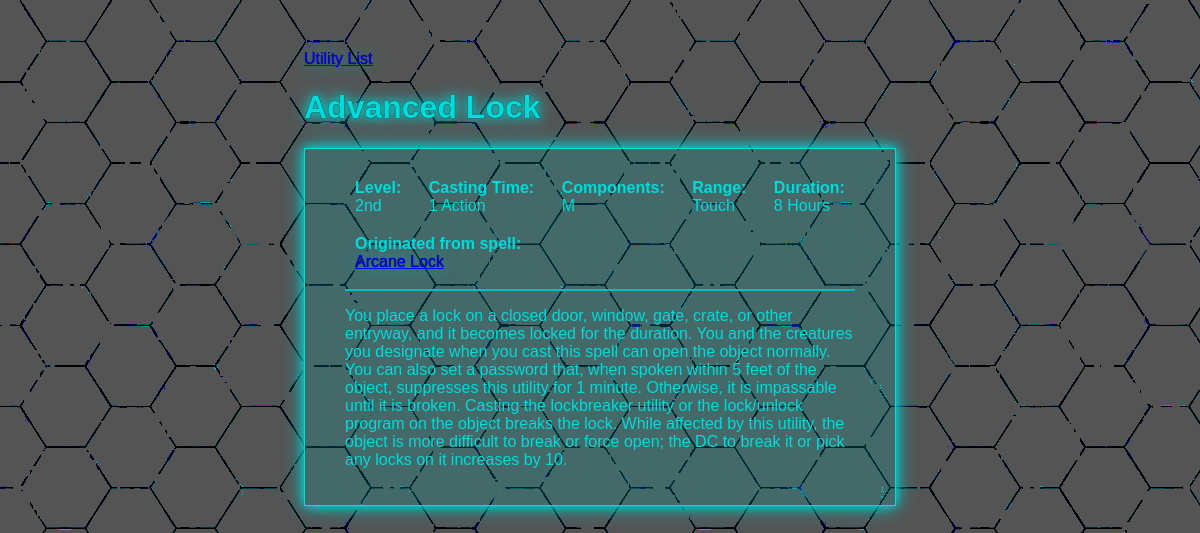
The page /utilities/2/ on the database its author committed.
### utilities/models.py (models this page shows, shortened)
class Utility(models.Model):
    name = models.CharField(max_length=50, unique=True)
    description = RichTextField(blank=True)
    at_higher_levels = RichTextField(blank=True)
    ritual = models.BooleanField(default=False)
    utility_level = models.ForeignKey(
        UtilityLevel, models.SET_DEFAULT, default=0)
    casting_time_unit = models.ForeignKey(
        UtilityCastingTimeUnit, models.SET_DEFAULT, default=1)
    casting_time_quantity = models.IntegerField(null=True, default=1)
    reaction_casting_description = models.TextField(blank=True)
    components = models.ManyToManyField(UtilityComponent, blank=True)
    material_components = models.TextField(blank=True)
    range_type = models.ForeignKey(RangeType, models.SET_NULL, null=True)
    range_distance = models.IntegerField(null=True, default=0)
    range_unit = models.ForeignKey(RangeUnit, related_name='untility_range', on_delete=models.SET_NULL, null=True, blank=True)
    aoe = models.ForeignKey(AreaType, on_delete=models.SET_NULL, null=True, blank=True)
    aoe_unit = models.ForeignKey(RangeUnit, related_name='untility_aoe', on_delete=models.SET_NULL, null=True, blank=True)
    aoe_unit_quantity = models.IntegerField(null=True, blank=True)
    duration_type = models.ForeignKey(DurationType, models.SET_NULL, null=True)
    duration_time_unit = models.ForeignKey(
        DurationTimeUnit, on_delete=models.SET_NULL, null=True, blank=True)
    duration_quantity = models.IntegerField(null=True, blank=True)
    origin = models.CharField(max_length=25, blank=True)
    origin_link = models.URLField(blank=True)
    class Meta:
        verbose_name_plural = 'Utilities'

class UtilityLevel(models.Model):
    id = models.IntegerField(primary_key=True)
    level = models.CharField(max_length=10)
    def __str__(self):
        return self.level

class UtilityCastingTimeUnit(models.Model):
    unit = models.CharField(max_length=15)
    def __str__(self):
        return self.unit

class UtilityComponent(models.Model):
    abbreviation = models.CharField(primary_key=True, max_length=1)
    name = models.CharField(max_length=15)
    description = models.TextField(blank=True)

class RangeType(models.Model):
    type = models.CharField(max_length=15)
    def __str__(self):
        return self.type

class DurationTimeUnit(models.Model):
    unit = models.CharField(max_length=10)
    abbreviation = models.CharField(max_length=10, blank=True, null=True)

### utilities/views.py (the view)
# urls.py: path('<int:pk>/', views.UtilityDetailView.as_view(), name='detail')
class UtilityDetailView(generic.DetailView):
    model = Utility
    template_name = 'utilities/detail.html'

### utilities/templates/utilities/detail.html (shortened to what this page needs)
{% extends 'utilities/base.html' %}
{% block 'nav' %}
<a href="{% url 'utility_list' %}">Utility List</a>
{% endblock 'nav' %}
{% block 'header' %}
<h1>
  {{ utility.name }}
</h1>
{% endblock 'header' %}
{% block 'content' %}
  <div class="details">
    <div class="metadata">
      <div class="metadata-content">
        <label for="level">Level:</label>
        <div>{{ utility.utility_level }}</div>
      </div>
      <div class="metadata-content">
        <label for="CastingTime">Casting Time:</label>
        <div>
          {{ utility.casting_time_quantity }} {{ utility.casting_time_unit }}{% if utility.casting_time_quantity > 1 %}s{% endif %}
        </div>
      </div>
      <div class="metadata-content">
        <label for="components">Components:</label>
        <div>
          {% for component in utility.components.all %}
            {{ component.abbreviation }}{% if not forloop.last %},{% endif %}
          {% endfor %}
        </div>
      </div>
      <div class="metadata-content">
        <label for="range">Range:</label>
        {% if utility.range_type.type == "Ranged" %}
        <div>{{ utility.range_distance }} feet</div>
        {% else %}
        <div>{{ utility.range_type }}</div>
        {% endif %}
      </div>
      <div class="metadata-content">
        <label for="duration">Duration:</label>
        {% if utility.duration_time_unit.unit and utility.duration_quantity > 0 %}
        <div>
          {{ utility.duration_quantity }} {{ utility.duration_time_unit.unit }}{% if utility.duration_quantity > 1 %}s{% endif %}
        </div>
        {% else %}
        <div>{{ utility.duration_type }}</div>
        {% endif %}
      </div>
      {% if utility.origin %}
      <div class="metadata-content">
        <label for="origin">Originated from spell:</label>
        <div>
          <a href="{{ utility.origin_link }}" target="_blank"
            >{{ utility.origin }}</a
          >
        </div>
      </div>
      {% endif %}
    </div>
    <hr>
    <div class="details-description">
      <p>{{ utility.description | safe }}</p>
    </div>
  </div>
{% endblock 'content' %}

### utilities/static/utilities/style.css (style rules this page uses)
:root { --color-white: rgba(255,255,255,1); --color-Damn-Light: rgba(0,220,220,1); --color-Light: rgba(0,190,190,1); --color-Dark: rgba(60,60,60,1); --color-Black: rgba(33,33,33,1); --font-Size: 18px; }
body { background-image: url("hexgrid_gray_hex_effect.png"); background-attachment: fixed; font-family: 'Rajdhani', sans-serif; }
h1 { text-shadow: 0 0 1px black, 0 0 10px var(--color-Damn-Light), 0 0 20px var(--color-Light); }
a { color: blue; text-shadow: 0px 0px 1px black, 0px 0px 20px var(--color-Light); }
.container * { outline: none; }
.details { justify-content: space-between; }
.metadata { display: flex; flex-wrap: wrap; justify-content: space-between; }
.metadata-content { display: inline-block; margin: 10px; }
.metadata-content label { font-weight: bold; }
hr { border: 1px solid #00bebe; background-color: #00bebe; }

### rows shown on the page
Utility: name "Advanced Lock", utility_level "2nd", casting_time_quantity "1", casting_time_unit "Action", range_type "Touch", duration_quantity "8", duration_time_unit.unit "Hour", origin "Arcane Lock", description "You place a lock on a closed door, window, gate, crate, or other entryway, and it becomes locked for the duration. You and the creatures you designate when you cast this spell can open the object normally. You can also set a password that, when spoken within 5 feet of the object, suppresses this utility for 1 minute. Otherwise, it is impassable until it is broken. Casting the lockbreaker utility or the lock/unlock program on the object breaks the lock. While affected by this utility, the object is more difficult to break or force open; the DC to break it or pick any locks on it increases by 10."
UtilityComponent: abbreviation "M"
